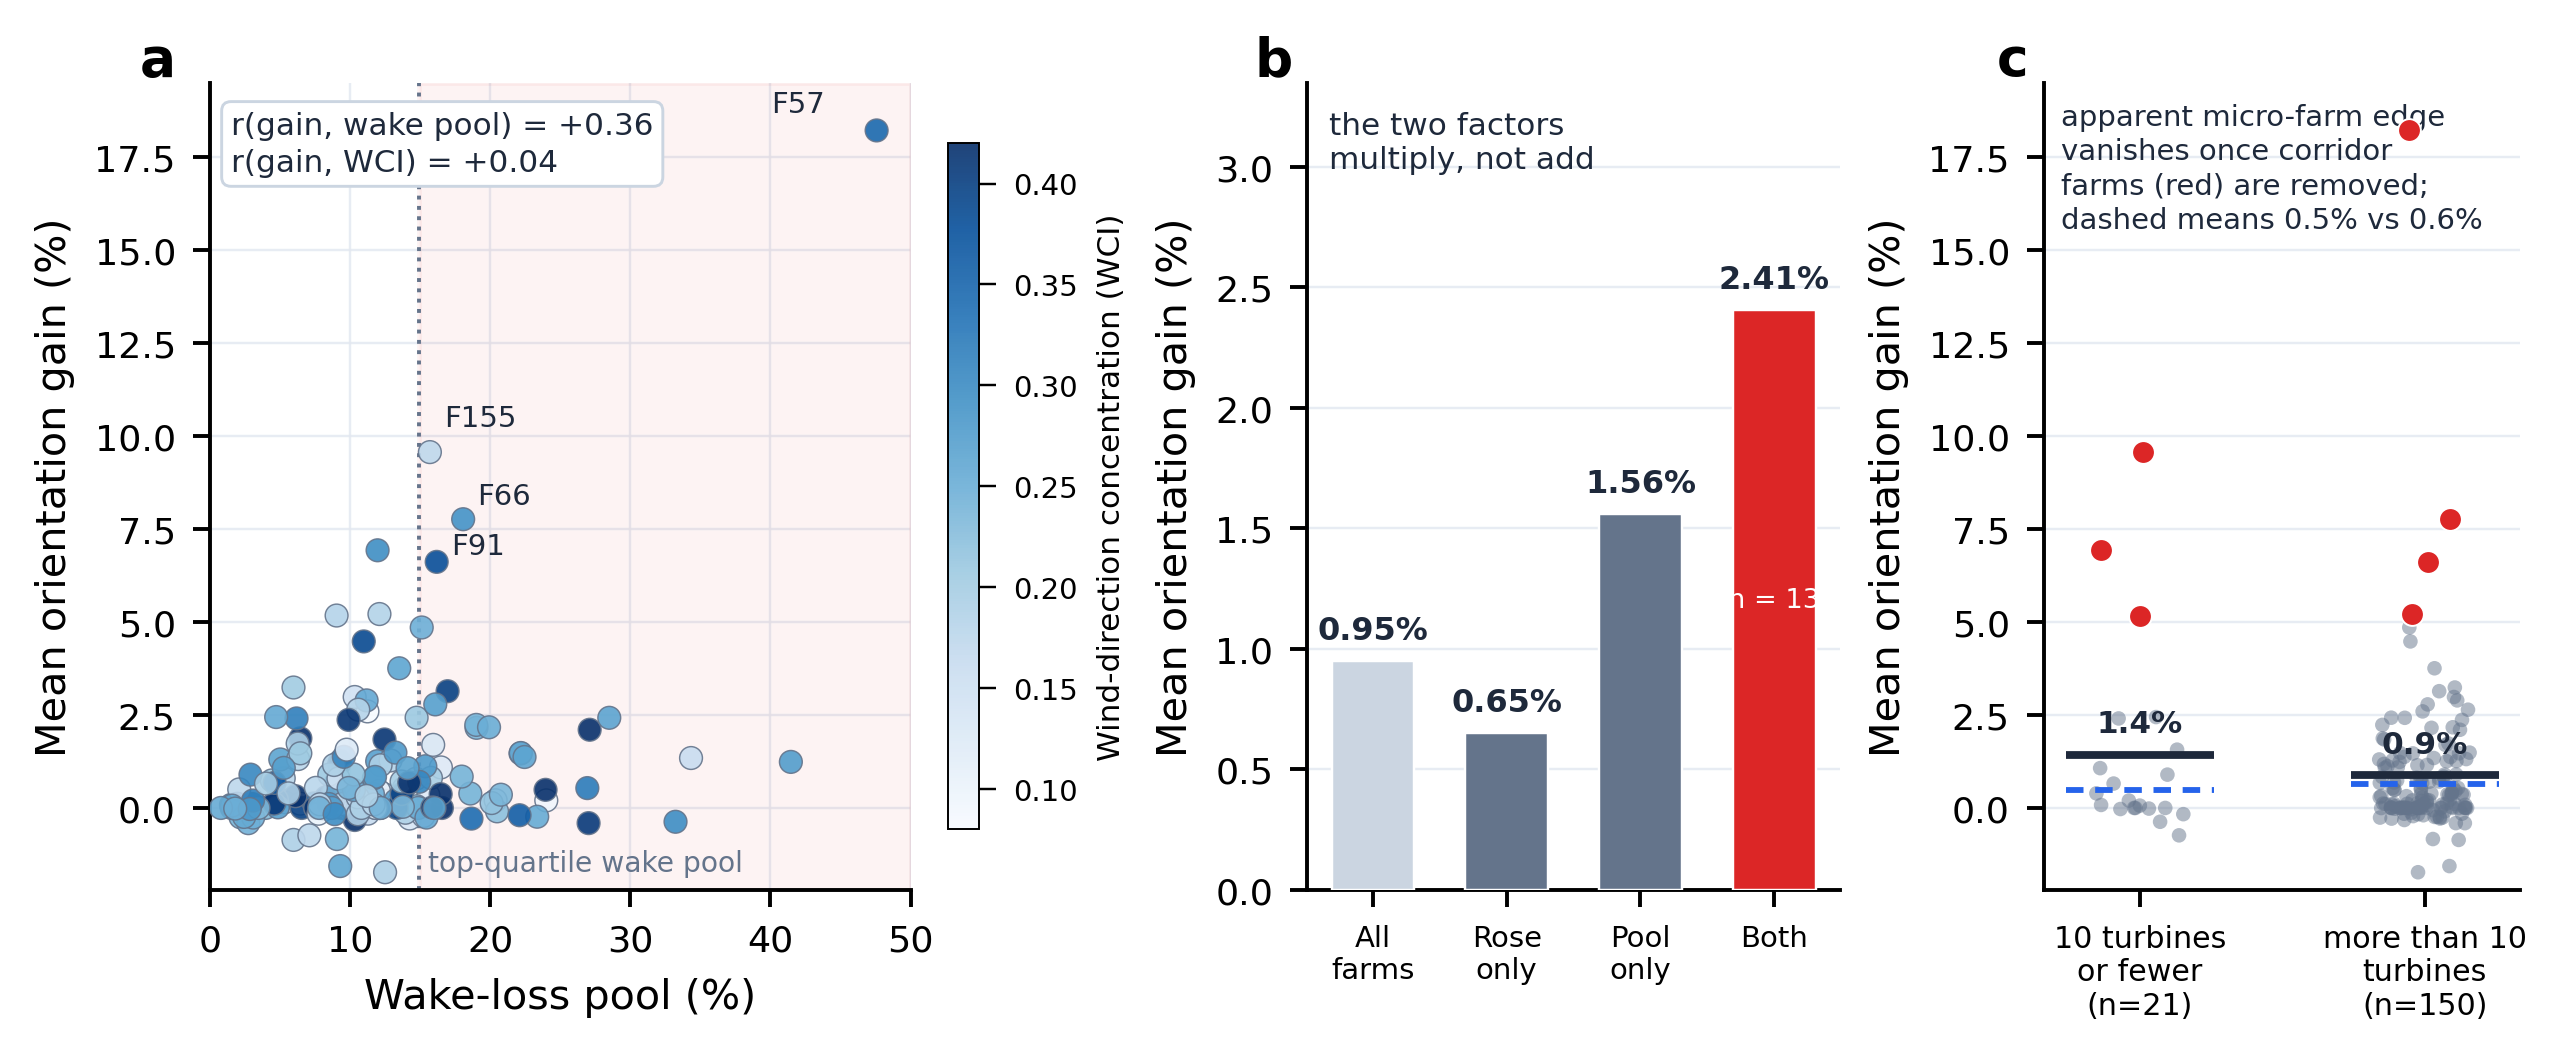

This chart was generated by the following Python code:
import sys, os
sys.path.insert(0, os.path.dirname(os.path.abspath(__file__)))
from nc_style import PAL, apply_style, panel_label, savefig
apply_style()

import numpy as np
import pandas as pd
import matplotlib.pyplot as plt

DD = r"d:/onedrive/01_科研与论文/08_风向建设/分析材料_几何主导杠杆/data_derived"
REPO = r"d:/onedrive/01_科研与论文/08_风向建设/wind-direction-to-electricity-transition"
OUT = os.path.join(os.path.dirname(os.path.abspath(__file__)), "Fig3_mechanism.png")

og = pd.read_csv(os.path.join(DD, "orientation_gain.csv"))
mp = pd.read_csv(os.path.join(DD, "farm_wakeloss_map.csv")).set_index("farm_id")
wm = pd.read_csv(os.path.join(REPO, "task1_output", "task1_wind_metrics.csv"),
                 encoding="utf-8-sig")
t2 = pd.read_csv(os.path.join(REPO, "offshore-task2", "output", "task2_annual_floris.csv"),
                 encoding="utf-8-sig")
t2 = t2[t2.wake_model == "gauss"]

fg = og.groupby("farm_id")["gain_pct"].mean()
wci = wm.groupby("farm_id")["WCI_yearly"].mean()
n_final = t2.groupby("farm_id")["n_turb"].max()

df = pd.DataFrame({"gain": fg}).join(mp[["wl_mean_pct"]])
df["wci"] = wci
df["n_final"] = n_final
df = df.dropna(subset=["gain", "wl_mean_pct", "wci"])

r_pool = float(np.corrcoef(df.wl_mean_pct, df.gain)[0, 1])
r_wci = float(np.corrcoef(df.wci, df.gain)[0, 1])
hiW = df.wci > df.wci.quantile(0.75)
hiL = df.wl_mean_pct > df.wl_mean_pct.quantile(0.75)
g_all = df.gain.mean()
g_w = df.loc[hiW & ~hiL, "gain"].mean()
g_l = df.loc[hiL & ~hiW, "gain"].mean()
g_both = df.loc[hiW & hiL, "gain"].mean()
n_both = int((hiW & hiL).sum())
small = df.n_final <= 10
TAIL7 = [57, 155, 66, 157, 91, 126, 159]
corridor = df.index.isin(TAIL7)
m_all, r_all = df.loc[small, "gain"].mean(), df.loc[~small, "gain"].mean()
m_nc = df.loc[small & ~corridor, "gain"].mean()
r_nc = df.loc[~small & ~corridor, "gain"].mean()
print("r_pool=%.2f r_wci=%.2f | all=%.2f wciOnly=%.2f poolOnly=%.2f both=%.2f (n=%d)"
      % (r_pool, r_wci, g_all, g_w, g_l, g_both, n_both))
print("micro(final n<=10, n=%d): %.2f vs rest %.2f | excl corridor: micro %.2f (n=%d) vs rest %.2f"
      % (small.sum(), m_all, r_all, m_nc, (small & ~corridor).sum(), r_nc))

fig, (axA, axB, axC) = plt.subplots(1, 3, figsize=(7.2, 2.9), layout="constrained",
                                    gridspec_kw={"width_ratios": [1.25, 0.95, 0.85]})

# ======================================================================
# (a) gain vs wake pool, coloured by wind-direction concentration
# ======================================================================
xq = df.wl_mean_pct.quantile(0.75)
yq = df.wci.quantile(0.75)
sc = axA.scatter(df.wl_mean_pct, df.gain, c=df.wci, cmap="Blues", vmin=0.08,
                 vmax=0.42, s=22, edgecolor=PAL["neutral"], linewidth=0.3,
                 alpha=0.9, zorder=3)
cb = fig.colorbar(sc, ax=axA, shrink=0.85, pad=0.02, aspect=22)
cb.set_label("Wind-direction concentration (WCI)", fontsize=6.4)
cb.ax.tick_params(labelsize=6, width=0.5)
cb.outline.set_linewidth(0.4)

axA.axvspan(xq, 50, color=PAL["highlight"], alpha=0.05, zorder=1)
axA.axvline(xq, color=PAL["neutral"], ls=":", lw=0.8)
axA.text(xq + 0.7, -1.7, "top-quartile wake pool", fontsize=5.8,
         color=PAL["neutral"])

for fid, dx, dy in [(57, -7.5, 0.5), (155, 1.0, 0.7), (66, 1.0, 0.4), (91, 1.0, 0.2)]:
    r = df.loc[fid]
    axA.annotate("F%d" % fid, xy=(r.wl_mean_pct, r.gain),
                 xytext=(r.wl_mean_pct + dx, r.gain + dy), fontsize=6.0,
                 color=PAL["ink"])

axA.text(0.03, 0.965, "r(gain, wake pool) = %+.2f\nr(gain, WCI) = %+.2f"
         % (r_pool, r_wci),
         transform=axA.transAxes, ha="left", va="top", fontsize=6.4,
         color=PAL["ink"], linespacing=1.35,
         bbox=dict(boxstyle="round,pad=0.3", fc="white", ec=PAL["light"], lw=0.6))
axA.set_xlim(0, 50)
axA.set_ylim(-2.2, 19.5)
axA.set_xlabel("Wake-loss pool (%)")
axA.set_ylabel("Mean orientation gain (%)")
panel_label(axA, "a")

# ======================================================================
# (b) the product condition: both factors together, or nothing
# ======================================================================
labels = ["All\nfarms", "Rose\nonly", "Pool\nonly", "Both"]
vals = [g_all, g_w, g_l, g_both]
cols = [PAL["light"], PAL["neutral"], PAL["neutral"], PAL["highlight"]]
x = np.arange(4)
axB.bar(x, vals, 0.62, color=cols, edgecolor="white", linewidth=0.5, zorder=3)
for xi, v in zip(x, vals):
    axB.text(xi, v + 0.06, "%.2f%%" % v, ha="center", va="bottom", fontsize=6.6,
             fontweight="bold", color=PAL["ink"])
axB.text(3, g_both / 2, "n = %d" % n_both, ha="center", va="center",
         fontsize=5.6, color="white")
axB.set_xticks(x)
axB.set_xticklabels(labels, fontsize=6.0)
axB.set_ylabel("Mean orientation gain (%)")
axB.set_ylim(0, 3.35)
axB.text(0.04, 0.965, "the two factors\nmultiply, not add",
         transform=axB.transAxes, ha="left", va="top", fontsize=6.4,
         color=PAL["ink"], linespacing=1.25)
axB.grid(axis="x", visible=False)
panel_label(axB, "b")

# ======================================================================
# (c) rejected alternative: apparent micro-farm effect is corridor membership
# ======================================================================
rng = np.random.RandomState(7)
for i, mask in enumerate([small, ~small]):
    v = df.loc[mask, "gain"]
    corr_mask = mask & corridor
    plain_mask = mask & ~corridor
    jitter = dict(zip(df.index[mask],
                      rng.uniform(-0.16, 0.16, int(mask.sum()))))
    axC.scatter([i + jitter[f] for f in df.index[plain_mask]],
                df.loc[plain_mask, "gain"], s=9, color=PAL["neutral"], alpha=0.5,
                edgecolor="none", zorder=3)
    axC.scatter([i + jitter[f] for f in df.index[corr_mask]],
                df.loc[corr_mask, "gain"], s=22, color=PAL["highlight"],
                edgecolor="white", linewidth=0.4, zorder=5)
    axC.hlines(v.mean(), i - 0.26, i + 0.26, color=PAL["ink"], lw=1.6, zorder=6)

# means excluding corridor farms, as short dashed ticks
for i, mask in enumerate([small & ~corridor, ~small & ~corridor]):
    axC.hlines(df.loc[mask, "gain"].mean(), i - 0.26, i + 0.26,
               color=PAL["baseline"], lw=1.2, ls=(0, (3, 2)), zorder=6)

axC.text(0, m_all + 0.6, "%.1f%%" % m_all, ha="center", fontsize=6.4,
         fontweight="bold", color=PAL["ink"])
axC.text(1, r_all + 0.6, "%.1f%%" % r_all, ha="center", fontsize=6.4,
         fontweight="bold", color=PAL["ink"])
axC.text(0.035, 0.975,
         "apparent micro-farm edge\nvanishes once corridor\nfarms (red) are removed;\ndashed means %.1f%% vs %.1f%%"
         % (m_nc, r_nc),
         transform=axC.transAxes, ha="left", va="top", fontsize=6.0,
         color=PAL["ink"], linespacing=1.3)

axC.set_xticks([0, 1])
axC.set_xticklabels(["10 turbines\nor fewer\n(n=%d)" % small.sum(),
                     "more than 10\nturbines\n(n=%d)" % (~small).sum()], fontsize=6.2)
axC.set_ylabel("Mean orientation gain (%)")
axC.set_ylim(-2.2, 19.5)
axC.grid(axis="x", visible=False)
panel_label(axC, "c")

savefig(fig, OUT)
print("exists:", os.path.exists(OUT), "bytes:", os.path.getsize(OUT))
